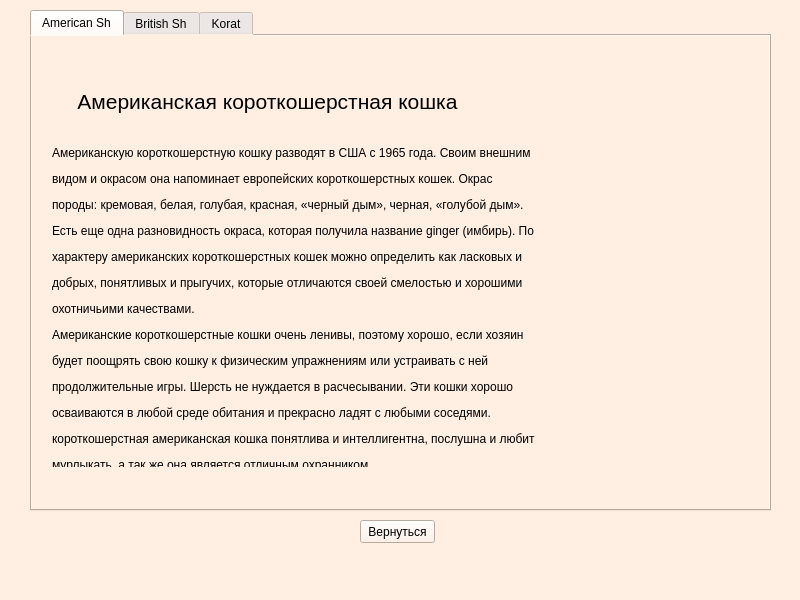
<?xml version="1.0" encoding="UTF-8"?>
<ui version="4.0">
 <class>MainWindow</class>
 <widget class="QMainWindow" name="MainWindow">
  <property name="geometry">
   <rect>
    <x>0</x>
    <y>0</y>
    <width>800</width>
    <height>600</height>
   </rect>
  </property>
  <property name="windowTitle">
   <string>MainWindow</string>
  </property>
  <property name="styleSheet">
   <string notr="true">background-color: rgb(255, 238, 226);</string>
  </property>
  <widget class="QWidget" name="centralwidget">
   <widget class="QPushButton" name="back">
    <property name="geometry">
     <rect>
      <x>360</x>
      <y>520</y>
      <width>75</width>
      <height>23</height>
     </rect>
    </property>
    <property name="text">
     <string>Вернуться</string>
    </property>
   </widget>
   <widget class="QTabWidget" name="tabWidget">
    <property name="geometry">
     <rect>
      <x>30</x>
      <y>10</y>
      <width>741</width>
      <height>501</height>
     </rect>
    </property>
    <property name="currentIndex">
     <number>0</number>
    </property>
    <widget class="QWidget" name="tab">
     <attribute name="title">
      <string>American Sh</string>
     </attribute>
     <widget class="QLabel" name="label">
      <property name="geometry">
       <rect>
        <x>510</x>
        <y>80</y>
        <width>221</width>
        <height>311</height>
       </rect>
      </property>
      <property name="text">
       <string/>
      </property>
      <property name="pixmap">
       <pixmap>american.jpg</pixmap>
      </property>
      <property name="scaledContents">
       <bool>true</bool>
      </property>
     </widget>
     <widget class="QLabel" name="label_2">
      <property name="geometry">
       <rect>
        <x>20</x>
        <y>30</y>
        <width>431</width>
        <height>71</height>
       </rect>
      </property>
      <property name="text">
       <string>&lt;html&gt;&lt;head/&gt;&lt;body&gt;&lt;p align=&quot;center&quot;&gt;&lt;span style=&quot; font-size:16pt;&quot;&gt;Американская короткошерстная кошка&lt;/span&gt;&lt;/p&gt;&lt;/body&gt;&lt;/html&gt;</string>
      </property>
     </widget>
     <widget class="QLabel" name="label_3">
      <property name="geometry">
       <rect>
        <x>20</x>
        <y>110</y>
        <width>701</width>
        <height>321</height>
       </rect>
      </property>
      <property name="text">
       <string>&lt;html&gt;&lt;head/&gt;&lt;body&gt;&lt;p&gt;	Американскую короткошерстную кошку разводят в США с 1965 года. Своим внешним&lt;/p&gt;&lt;p&gt;видом и окрасом она напоминает европейских короткошерстных кошек. Окрас&lt;/p&gt;&lt;p&gt;породы: кремовая, белая, голубая, красная, «черный дым», черная, «голубой дым».&lt;/p&gt;&lt;p&gt;Есть еще одна разновидность окраса, которая получила название ginger (имбирь). По&lt;/p&gt;&lt;p&gt;характеру американских короткошерстных кошек можно определить как ласковых и&lt;/p&gt;&lt;p&gt;добрых, понятливых и прыгучих, которые отличаются своей смелостью и хорошими&lt;/p&gt;&lt;p&gt;охотничьими качествами.&lt;/p&gt;&lt;p&gt;	Американские короткошерстные кошки очень ленивы, поэтому хорошо, если хозяин&lt;/p&gt;&lt;p&gt;будет поощрять свою кошку к физическим упражнениям или устраивать с ней&lt;/p&gt;&lt;p&gt;продолжительные игры. Шерсть не нуждается в расчесывании. Эти кошки хорошо&lt;/p&gt;&lt;p&gt;осваиваются в любой среде обитания и прекрасно ладят с любыми соседями.&lt;/p&gt;&lt;p&gt;короткошерстная американская кошка понятлива и интеллигентна, послушна и любит&lt;/p&gt;&lt;p&gt;мурлыкать, а так же она является отличным охранником.&lt;/p&gt;&lt;/body&gt;&lt;/html&gt;</string>
      </property>
     </widget>
     <zorder>label_2</zorder>
     <zorder>label_3</zorder>
     <zorder>label</zorder>
    </widget>
    <widget class="QWidget" name="tab_4">
     <attribute name="title">
      <string>British Sh</string>
     </attribute>
     <widget class="QLabel" name="label_4">
      <property name="geometry">
       <rect>
        <x>70</x>
        <y>40</y>
        <width>391</width>
        <height>51</height>
       </rect>
      </property>
      <property name="text">
       <string>&lt;html&gt;&lt;head/&gt;&lt;body&gt;&lt;p&gt;&lt;span style=&quot; font-size:16pt;&quot;&gt;Британская короткошерстная кошка&lt;/span&gt;&lt;/p&gt;&lt;/body&gt;&lt;/html&gt;</string>
      </property>
     </widget>
     <widget class="QLabel" name="label_5">
      <property name="geometry">
       <rect>
        <x>30</x>
        <y>90</y>
        <width>691</width>
        <height>391</height>
       </rect>
      </property>
      <property name="text">
       <string>&lt;html&gt;&lt;head/&gt;&lt;body&gt;&lt;p&gt;Британские короткошерстные демонстрируют послушание, когда это необходимо и&lt;/p&gt;&lt;p&gt;решительно заявят, что хотят поиграть. Любят общество, но иногда своим&lt;/p&gt;&lt;p&gt;выражением дают понять, что ждут не дождутся, когда останутся одни.&lt;/p&gt;&lt;p&gt;Работающие владельцы могут быть спокойны, оставляя их дома. Они могут быть&lt;/p&gt;&lt;p&gt;активными и игривыми, но больше любят понежиться в укромном местечке. Они&lt;/p&gt;&lt;p&gt;идеальны для содержания в квартире, но и в загородном доме не доставят Вам&lt;/p&gt;&lt;p&gt;хлопот: дальше укромного, присмотренного места на участке они не уйдут.&lt;/p&gt;&lt;p&gt;Шерсть короткая, плотная, густая. Иногда ее называют «хрустящей» или&lt;/p&gt;&lt;p&gt;«рассыпчатой», имея в виду то, как она распадается по контору тела, плюшевая на&lt;/p&gt;&lt;p&gt;ощупь. Разнообразие цветов и типов окраса велико. Одним из самых популярных&lt;/p&gt;&lt;p&gt;является «голубой», у заводчиков даже есть специальное название &amp;quot;Британская&lt;/p&gt;&lt;p&gt;короткошерстная голубая кошка&amp;quot;. Но есть еще лиловые, у которых окрас цвета&lt;/p&gt;&lt;p&gt;голубой норковой шубки, а лиловые только мочка носа и подушечки лап. А еще они&lt;/p&gt;&lt;p&gt;бывают черными и белыми, шоколадными и красными двух- и трехцветными.&lt;/p&gt;&lt;/body&gt;&lt;/html&gt;</string>
      </property>
     </widget>
     <widget class="QLabel" name="label_6">
      <property name="geometry">
       <rect>
        <x>500</x>
        <y>80</y>
        <width>221</width>
        <height>361</height>
       </rect>
      </property>
      <property name="text">
       <string/>
      </property>
      <property name="pixmap">
       <pixmap>british.jpg</pixmap>
      </property>
      <property name="scaledContents">
       <bool>true</bool>
      </property>
     </widget>
    </widget>
    <widget class="QWidget" name="tab_2">
     <attribute name="title">
      <string>Korat</string>
     </attribute>
     <widget class="QLabel" name="label_7">
      <property name="geometry">
       <rect>
        <x>120</x>
        <y>50</y>
        <width>171</width>
        <height>31</height>
       </rect>
      </property>
      <property name="text">
       <string>&lt;html&gt;&lt;head/&gt;&lt;body&gt;&lt;p align=&quot;center&quot;&gt;&lt;span style=&quot; font-size:16pt;&quot;&gt;Корат&lt;/span&gt;&lt;/p&gt;&lt;/body&gt;&lt;/html&gt;</string>
      </property>
     </widget>
     <widget class="QLabel" name="label_8">
      <property name="geometry">
       <rect>
        <x>0</x>
        <y>100</y>
        <width>711</width>
        <height>371</height>
       </rect>
      </property>
      <property name="text">
       <string>&lt;html&gt;&lt;head/&gt;&lt;body&gt;&lt;p&gt;КОРАТ – это «кошка счастья» из Юго-восточной Азии, получившая название по&lt;/p&gt;&lt;p&gt;одноименной провинции Таиланда. Корат – серо-голубая короткошерстная кошка, &lt;/p&gt;&lt;p&gt;маленького или среднего телосложения, мускулистая и довольно тяжёлая для своего размера. &lt;/p&gt;&lt;p&gt;Корат очень популярен в Таиланде, хотя порода редкая и котенка из-за повышенного спроса приобрести трудно. &lt;/p&gt;&lt;p&gt;На плакатах вдоль автомагистралей можно увидеть девушку в национальной одежде, которая держит на руках кошку породы Корат –&lt;/p&gt;&lt;p&gt;символ благосостояния и преуспевания.&lt;/p&gt;&lt;p&gt;В Таиланде коты славятся своими бойцовскими качествами, тем не менее, они&lt;/p&gt;&lt;p&gt;счастливо живут со своими кошками и котятами, проявляя качества заботливых&lt;/p&gt;&lt;p&gt;отцов. Кошки любящие, заботливые и аккуратные матери. В помете бывает 3-4&lt;/p&gt;&lt;p&gt;котенка. С рождения шубка у котят серо-голубого с серебристым отливом цвета, а&lt;/p&gt;&lt;p&gt;вот глаза бывают как лучисто-зелёные, так и янтарно-жёлтые.&lt;/p&gt;&lt;p&gt;Они активны, игривы, легко уживаются с собаками или кошками своей породы. Они&lt;/p&gt;&lt;p&gt;менее требовательны и разговорчивы, чем их сиамские сородичи, но всегда смогут&lt;/p&gt;&lt;p&gt;выразить свои пожелания и ожидания. «Кошка веселого очарования» - так часто&lt;/p&gt;&lt;p&gt;называют Коратов.&lt;/p&gt;&lt;p&gt;Вместе с тем Кораты очень ревнивы, настороженно относятся к незнакомцам, плохо&lt;/p&gt;&lt;p&gt;переносят шум и громкие звуки.&lt;/p&gt;&lt;/body&gt;&lt;/html&gt;</string>
      </property>
     </widget>
     <widget class="QLabel" name="label_9">
      <property name="geometry">
       <rect>
        <x>510</x>
        <y>240</y>
        <width>201</width>
        <height>201</height>
       </rect>
      </property>
      <property name="text">
       <string/>
      </property>
      <property name="pixmap">
       <pixmap>korat.jpg</pixmap>
      </property>
      <property name="scaledContents">
       <bool>true</bool>
      </property>
     </widget>
    </widget>
   </widget>
  </widget>
  <widget class="QMenuBar" name="menubar">
   <property name="geometry">
    <rect>
     <x>0</x>
     <y>0</y>
     <width>800</width>
     <height>21</height>
    </rect>
   </property>
  </widget>
  <widget class="QStatusBar" name="statusbar"/>
 </widget>
 <resources/>
 <connections/>
</ui>
